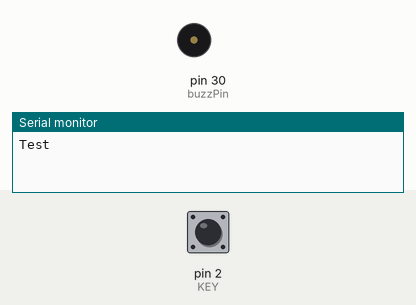
This sketch was run on a simulated Arduino Mega 2560, built with avr-gcc and run on an emulated ATmega2560. Shown: buzzer (waves = sounding), the last lines printed to the serial monitor. The inputs (shaded band) are chosen by the test bench; at power-on: pin 2 (KEY) LOW.

Above: at 1.2 s.
1.3 s: pin 2 (KEY) pulled HIGH for 0.15 s
At 1.42 s:
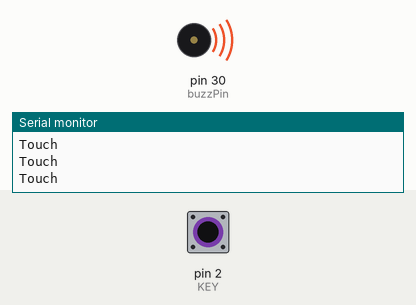
3.0 s: pin 2 (KEY) pulled HIGH for 1 s
At 5.2 s:
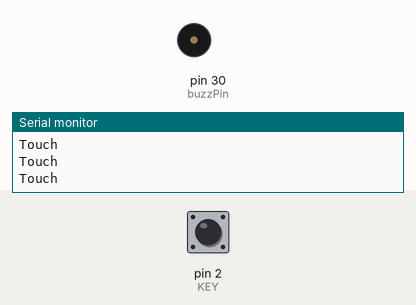
5.5 s: pin 2 (KEY) pulled HIGH for 3.2 s
At 6.5 s:
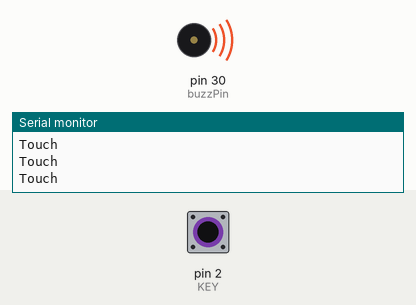
10.2 s: pin 2 (KEY) driven HIGH
At 11.3 s:
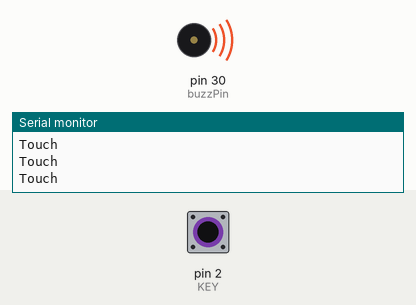
13.2 s: pin 2 (KEY) driven LOW
At 13.6 s:
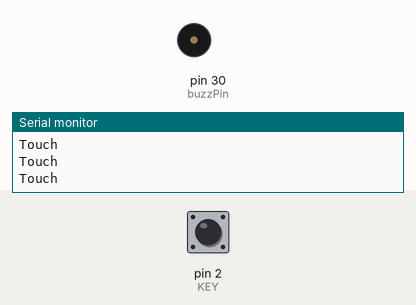
Timing chart, 0 to 15.7 s (numbered marks = the images above; inputs shaded):
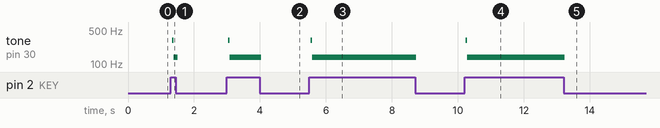

Measured:
- after the input at 1.3 s, tone on pin 30 (buzzPin): silent → 305 Hz at once, → 137 Hz 0.04 s later, → silent 0.12 s later
- after the input at 3.0 s, tone on pin 30 (buzzPin): silent → 305 Hz at once, → 137 Hz 0.04 s later, → silent 0.96 s later
- after the input at 5.5 s, tone on pin 30 (buzzPin): silent → 305 Hz at once, → 137 Hz 0.04 s later, → silent 3.2 s later
- after the input at 10.2 s, tone on pin 30 (buzzPin): silent → 305 Hz at once, → 137 Hz 0.04 s later
- after the input at 13.2 s, tone on pin 30 (buzzPin): 137 Hz → silent at once

The sketch:

sketch_nov07a.ino
```cpp
int KEY = 2;                 // Connect Touch sensor on Digital Pin 2
int buzzPin = 30;

void setup(){
  Serial.begin(9600);
  pinMode(buzzPin, OUTPUT);
  pinMode(KEY, INPUT);       //Set touch sensor pin to input mode

  Serial.println("Test");
}

void loop(){
   if(digitalRead(KEY)==HIGH) {      //Read Touch sensor signal
        Serial.println("Touch");
        digitalWrite(buzzPin, HIGH);
        delay(1);
        digitalWrite(buzzPin, LOW);
     }

}

void buzz()
{
  digitalWrite(buzzPin, HIGH);
  delay(1);
  digitalWrite(buzzPin, LOW);
}
```
